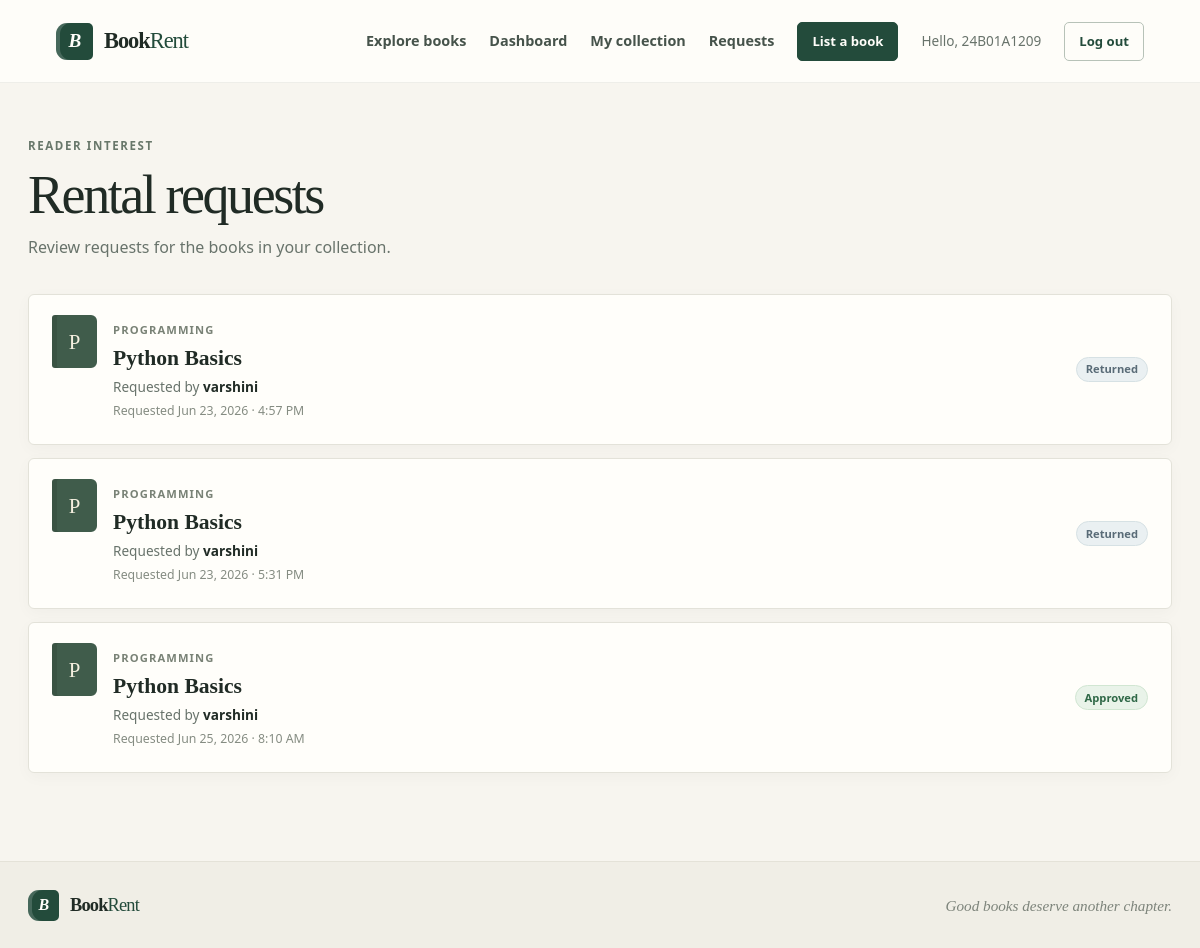
The app's page /owner-requests/ (signed in), older data.
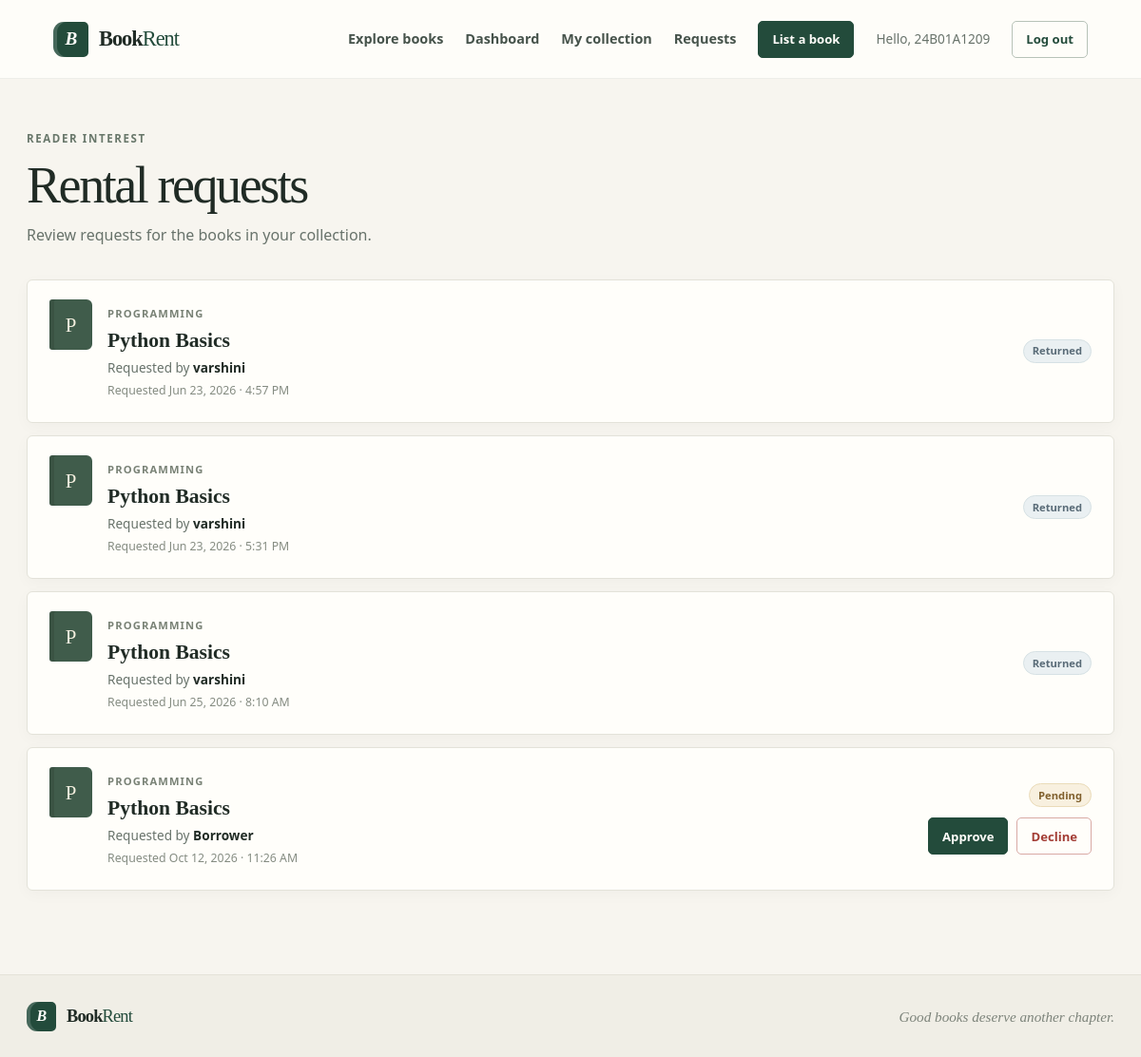
The same page, newer data.
### users/models.py (models this page shows, shortened)
class User(AbstractUser):
    ROLE_CHOICES = [
        ('ADMIN', 'Admin'),
        ('OWNER', 'Book Owner'),
        ('BORROWER', 'Borrower'),
    ]
    role = models.CharField(
        max_length=20,
        choices=ROLE_CHOICES,
        default='BORROWER'
    )
    phone = models.CharField(
        max_length=15,
        blank=True,
        null=True
    )

### rentals/models.py (models this page shows, shortened)
class RentalRequest(models.Model):
    STATUS_CHOICES = [
        ('PENDING', 'Pending'),
        ('APPROVED', 'Approved'),
        ('REJECTED', 'Rejected'),
        ('RETURNED', 'Returned'),
    ]
    book = models.ForeignKey(
        Book,
        on_delete=models.CASCADE
    )
    borrower = models.ForeignKey(
        settings.AUTH_USER_MODEL,
        on_delete=models.CASCADE
    )
    status = models.CharField(
        max_length=20,
        choices=STATUS_CHOICES,
        default='PENDING'
    )
    request_date = models.DateTimeField(
        auto_now_add=True
    )
    return_date = models.DateField(
        blank=True,
        null=True
    )

### books/models.py (models this page shows, shortened)
class Book(models.Model):
    CATEGORY_CHOICES = [
        ('Academic', 'Academic'),
        ('Fiction', 'Fiction'),
        ('Non-Fiction', 'Non-Fiction'),
        ('Programming', 'Programming'),
        ('Science', 'Science'),
        ('Other', 'Other'),
    ]
    owner = models.ForeignKey(
        settings.AUTH_USER_MODEL,
        on_delete=models.CASCADE,
        related_name='books'
    )
    title = models.CharField(max_length=200)
    author = models.CharField(max_length=100)
    category = models.CharField(
        max_length=50,
        choices=CATEGORY_CHOICES
    )
    description = models.TextField()
    image = models.ImageField(
        upload_to='books/',
        blank=True,
        null=True
    )
    is_available = models.BooleanField(
        default=True
    )
    created_at = models.DateTimeField(
        auto_now_add=True
    )

### rentals/views.py (the view)
@login_required
def owner_requests(request):
    requests = RentalRequest.objects.all()
    return render(
        request,
        'rentals/owner_requests.html',
        {'requests': requests}
    )

### templates/rentals/owner_requests.html (shortened to what this page needs)
{% extends 'base.html' %}
{% block content %}
<section class="page-heading">
    <span class="eyebrow">Reader interest</span>
    <h1>Rental requests</h1>
    <p>Review requests for the books in your collection.</p>
</section>
{% if requests %}
    <section class="request-list" aria-label="Rental requests">
        {% for req in requests %}
            <article class="request-card">
                <div class="request-main">
                    <div class="request-avatar" aria-hidden="true">{{ req.book.title|first|upper }}</div>
                    <div>
                        <span class="category-label">{{ req.book.category }}</span>
                        <h2>{{ req.book.title }}</h2>
                        <p class="request-byline">Requested by <strong>{{ req.borrower.username }}</strong></p>
                        <p class="request-date">Requested <time datetime="{{ req.request_date|date:'c' }}">{{ req.request_date|date:"M j, Y · g:i A" }}</time></p>
                    </div>
                </div>
                <div class="request-actions">
                    <span class="status-badge status-{{ req.status|lower }}">{{ req.get_status_display }}</span>
                    {% if req.status == 'PENDING' %}
                        <div class="button-row">
                            <form method="post" action="{% url 'approve_request' req.id %}">
                                <button class="button button-small button-primary" type="submit">Approve</button>
                            </form>
                            <form method="post" action="{% url 'reject_request' req.id %}">
                                <button class="button button-small button-danger-outline" type="submit">Decline</button>
                            </form>
                        </div>
                    {% endif %}
                </div>
            </article>
        {% endfor %}
    </section>
{% endif %}
{% endblock %}

### templates/base.html (shortened to what this page needs)
{% load static %}
<!doctype html>
<html lang="en">
<head>
    <link href="https://cdn.jsdelivr.net/npm/bootstrap@5.3.3/dist/css/bootstrap.min.css"
          rel="stylesheet">
    <link href="{% static 'css/style.css' %}" rel="stylesheet">
</head>
<body>
<header class="site-header">
    <nav class="site-nav" aria-label="Main navigation">
        <div class="nav-inner">
            <a class="brand" href="{% url 'home' %}" aria-label="BookRent home">
                <span class="brand-mark" aria-hidden="true">B</span>
                <span>Book<span class="brand-light">Rent</span></span>
            </a>
            <div class="nav-links" id="primary-navigation">
                    <a class="nav-link" href="{% url 'all_books' %}">Explore books</a>
                    {% if user.is_authenticated %}
                        {% if user.role == 'OWNER' %}
                            <a class="nav-link" href="{% url 'owner_dashboard' %}">Dashboard</a>
                            <a class="nav-link" href="{% url 'my_books' %}">My collection</a>
                            <a class="nav-link" href="{% url 'owner_requests' %}">Requests</a>
                            <a class="button button-small button-primary nav-action"
                               href="{% url 'add_book' %}">List a book</a>
                        {% elif user.role == 'BORROWER' %}
                            <a class="nav-link" href="{% url 'borrowed_books' %}">My rentals</a>
                        {% elif user.role == 'ADMIN' %}
                            <a class="nav-link" href="{% url 'admin_dashboard' %}">Overview</a>
                            <a class="nav-link" href="{% url 'admin:index' %}">Admin panel</a>
                        {% endif %}
                        <span class="nav-greeting">Hello, {{ user.username }}</span>
                        <form class="nav-logout" action="{% url 'logout' %}" method="post">
                            <button class="button button-small button-outline" type="submit">Log out</button>
                        </form>
                    {% else %}
                        <a class="nav-link" href="{% url 'register_owner' %}">List your books</a>
                        <a class="button button-small button-outline nav-login" href="{% url 'login' %}">Log in</a>
                        <a class="button button-small button-primary" href="{% url 'register_borrower' %}">Join BookRent</a>
                    {% endif %}
            </div>
        </div>
    </nav>
</header>
<main id="main-content" class="page-shell">
    {% block content %}{% endblock %}
</main>
<footer class="site-footer">
    <div class="footer-inner">
        <a class="brand brand-footer" href="{% url 'home' %}">
            <span class="brand-mark" aria-hidden="true">B</span>
            <span>Book<span class="brand-light">Rent</span></span>
        </a>
        <p>Good books deserve another chapter.</p>
    </div>
</footer>
</body>
</html>

Row changes from the older to the newer data that the page shows:
changed RentalRequest "Jun 25, 2026 · 8:10 AM": status "Approved" → "Returned"
added RentalRequest: book|first "P", book.category "PROGRAMMING", book "Python Basics", borrower.username "Borrower", request_date "Oct 12, 2026 · 11:26 AM", status "Pending", shows "Approve"
